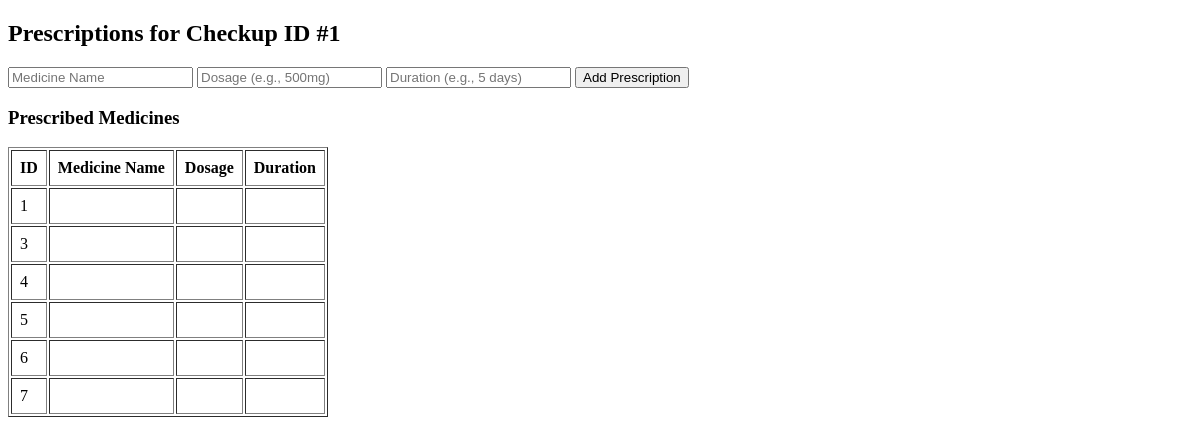
The page /checkups/prescriptions.php?checkup_id=1 on the database as committed earlier.
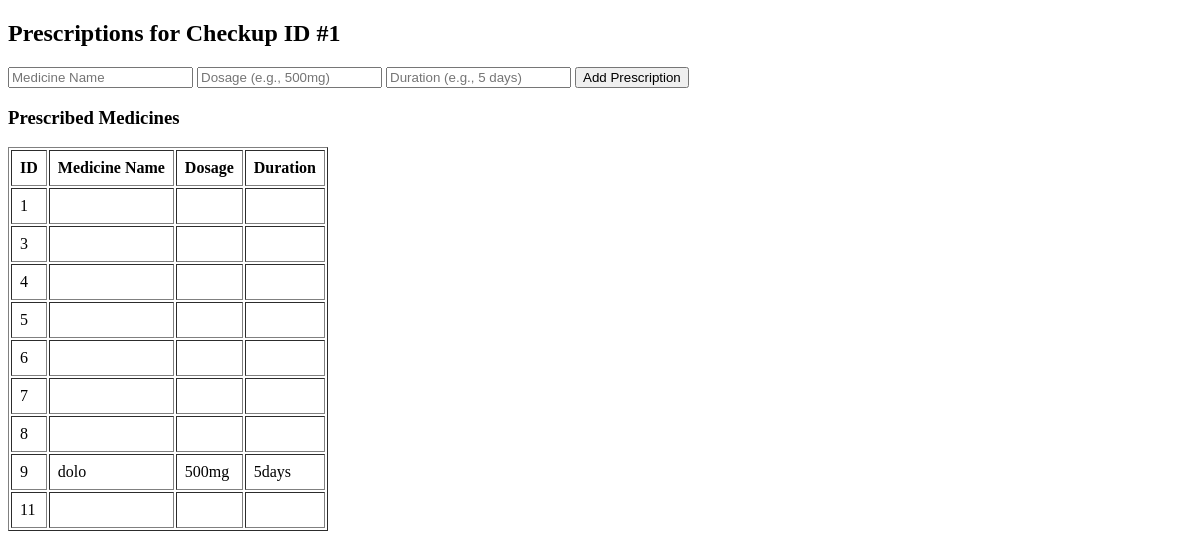
The same page on the database as committed later.
### tables this page shows
CREATE TABLE `prescriptions` (
  `id` int(11) NOT NULL,
  `checkup_id` int(11) DEFAULT NULL,
  `medicine_id` int(11) NOT NULL,
  `medicine_name` varchar(100) DEFAULT NULL,
  `dosage` varchar(50) DEFAULT NULL,
  `duration` varchar(50) DEFAULT NULL,
  `quantity` int(11) NOT NULL DEFAULT 1
);

### checkups/prescriptions.php (the view, shortened to what this page needs)
<?php
include '../includes/db_connect.php';
$checkup_id = $_GET['checkup_id'];
$result = mysqli_query($conn, "SELECT * FROM prescriptions WHERE checkup_id = $checkup_id");
?>
<!DOCTYPE html>
<html>
<head>
</head>
<body>
    <h2>Prescriptions for Checkup ID #<?= $checkup_id ?></h2>
    <form method="POST">
        <input type="text" name="medicine_name" placeholder="Medicine Name" required>
        <input type="text" name="dosage" placeholder="Dosage (e.g., 500mg)" required>
        <input type="text" name="duration" placeholder="Duration (e.g., 5 days)" required>
        <button type="submit">Add Prescription</button>
    </form>
    <h3>Prescribed Medicines</h3>
    <table border="1" cellpadding="8">
        <tr>
            <th>ID</th>
            <th>Medicine Name</th>
            <th>Dosage</th>
            <th>Duration</th>
        </tr>
        <?php while ($row = mysqli_fetch_assoc($result)) { ?>
            <tr>
                <td><?= $row['id'] ?></td>
                <td><?= $row['medicine_name'] ?></td>
                <td><?= $row['dosage'] ?></td>
                <td><?= $row['duration'] ?></td>
            </tr>
        <?php } ?>
    </table>
</body>
</html>

Rows that differ between the two databases and show on the page:
added prescriptions: id "8"
added prescriptions: id "9", medicine_name "dolo", dosage "500mg", duration "5days"
added prescriptions: id "11"
